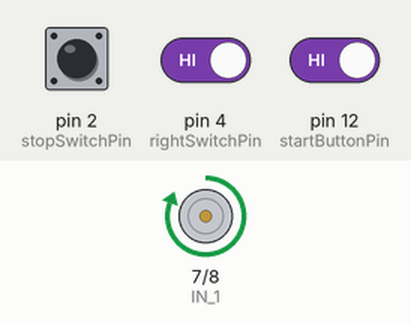
A sketch run on a simulated Arduino Uno, built with avr-gcc and run on an emulated ATmega328P. Parts: motor-driver pin pairs drawn as motors (green arrow = first pin HIGH = forward, orange = second pin HIGH = backward, longer = more drive, scaled by the enable pin). The test bench sets the inputs (shaded band); at power-on: pin 4 (rightSwitchPin) HIGH, pin 12 (startButtonPin) HIGH, pin 2 (stopSwitchPin) HIGH. What the sketch prints to the serial monitor is not drawn.

Above: at 1.2 s.
1.3 s: pin 4 (rightSwitchPin) driven LOW and pin 12 (startButtonPin) driven LOW
At 2.5 s:
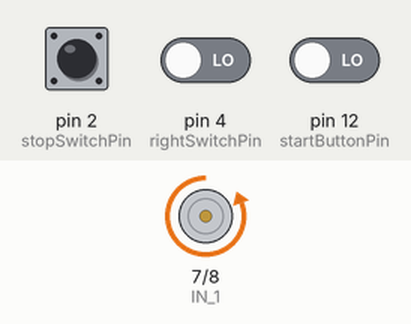
2.8 s: pin 2 (stopSwitchPin) pulled LOW for 0.15 s
At 2.87 s:
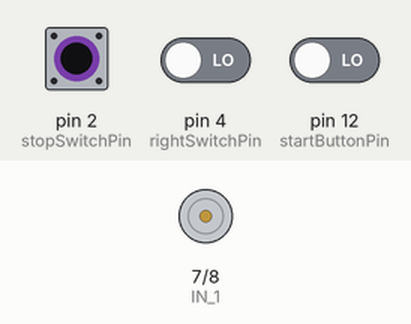
4.4 s: pin 2 (stopSwitchPin) pulled LOW for 3.2 s
At 8.5 s:
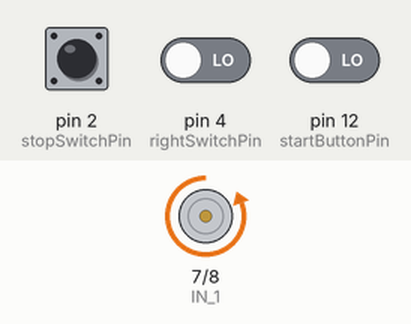
9.1 s: pin 12 (startButtonPin) driven HIGH
At 9.7 s:
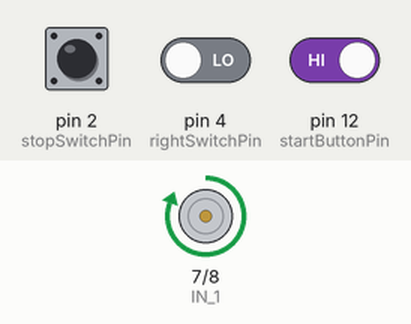
Timing chart, 0 to 11.6 s (numbered marks = the images above; inputs shaded):
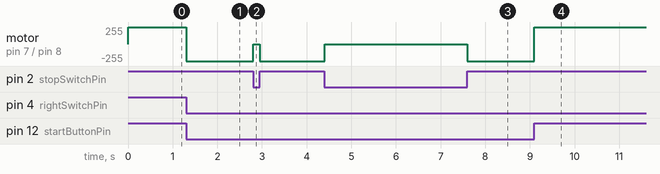

Measured:
- after the input at 1.3 s, motor on pin 7 (IN_1) / pin 8 (IN_2): forward 255/255 → backward 255/255 at once
- after the input at 2.8 s, motor on pin 7 (IN_1) / pin 8 (IN_2): backward 255/255 → stopped at once, → backward 255/255 0.15 s later
- after the input at 4.4 s, motor on pin 7 (IN_1) / pin 8 (IN_2): backward 255/255 → stopped at once, → backward 255/255 3.2 s later
- after the input at 9.1 s, motor on pin 7 (IN_1) / pin 8 (IN_2): backward 255/255 → forward 255/255 at once

The sketch:

program-fix.ino
```cpp
  const int startButtonPin = 12;
  const int stopSwitchPin = 2;
  const int rightSwitchPin = 4;
  const int pwmPin = 5; //to 'enable' pin on L298N motor control module
  const int IN_1 = 7;  //to Input 1 on L298N
  const int IN_2 = 8;  //to Input 2 on L298N
  int startButton;
  int stopSwitch;
  int rightSwitch;
  bool startButtonState = false;
  bool stopSwitchState = false;
  bool rightSwitchState = false;
  bool start = false;
  bool bluetoothStart = false;

  void setup () {
    Serial.begin(9600);
    pinMode(startButtonPin, INPUT_PULLUP);
    pinMode(stopSwitchPin, INPUT_PULLUP);
    pinMode(rightSwitchPin, INPUT_PULLUP);
    pinMode(pwmPin, OUTPUT);
    pinMode(IN_1, OUTPUT);
    pinMode(IN_2, OUTPUT);
  }

  void loop () {
  // read serial from bluetooth module ------------------
    char bluetoothOut = Serial.read();
    Serial.println(bluetoothStart);

  // read all output pin --------------------------------
    startButton = digitalRead(startButtonPin);
    stopSwitch = digitalRead(stopSwitchPin);
    rightSwitch = digitalRead(rightSwitchPin);

  // check all output pin value -------------------------
    if (startButton == HIGH || bluetoothOut == '1'){
      start = true;
      setState(true, false, false);
    }else if(stopSwitch == LOW){
      setState(false, true, false);
    }else if(rightSwitch == LOW){
      start = false;
      setState(false, false, true);
    }

  // check all state --------------------------------------
    if(startButtonState){
      runMotor();
    }else if(stopSwitchState && !start){
      pauseMotor();
    }else if(rightSwitchState){
      rightMotor();
    }

  }

// function for set state run motor ----------------------------------------

  void setState(bool button, bool stopSwitch, bool rightSwitch){
    startButtonState = button;
    stopSwitchState = stopSwitch;
    rightSwitchState = rightSwitch;
  }
  void runMotor() {
    digitalWrite (IN_1, HIGH);     //start motor
    digitalWrite (IN_2, LOW);
    digitalWrite (pwmPin, 255);    //run motor full speed
  }

  void rightMotor() {
    digitalWrite (IN_1, LOW);
    digitalWrite (IN_2, HIGH);     //right motor
    digitalWrite (pwmPin, 255);    //run motor full speed
  }

  void pauseMotor() {
    digitalWrite (IN_1, LOW);       //stop motor
    digitalWrite (IN_2, LOW);       //stop motor
  }
```
